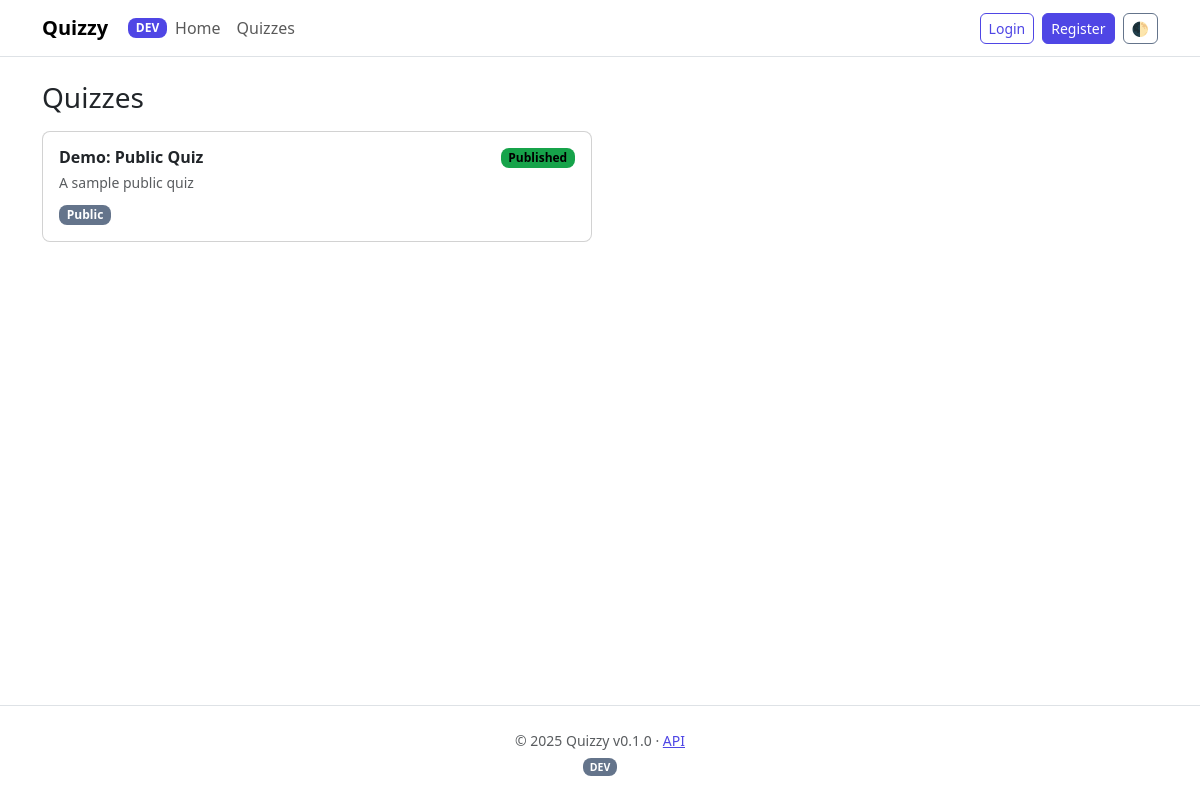
Screenshot of /quizzes/ with the database file from the repository.
### quizzes/models.py (models this page shows, shortened)
class Quiz(models.Model):
	PUBLIC = "public"
	PRIVATE = "private"
	VISIBILITY_CHOICES = [(PUBLIC, "Public"), (PRIVATE, "Private")]
	SCORING_BEST = "best"
	SCORING_FIRST = "first"
	SCORING_LAST = "last"
	SCORING_POLICY_CHOICES = [
		(SCORING_BEST, "Best"),
		(SCORING_FIRST, "First"),
		(SCORING_LAST, "Last"),
	]
	title = models.CharField(max_length=255)
	description = models.TextField(blank=True)
	creator = models.ForeignKey(User, on_delete=models.CASCADE, related_name="quizzes")
	created_at = models.DateTimeField(auto_now_add=True)
	is_published = models.BooleanField(default=False)
	visibility = models.CharField(max_length=10, choices=VISIBILITY_CHOICES, default=PUBLIC)
	allow_multiple_attempts = models.BooleanField(default=False)
	max_attempts = models.PositiveIntegerField(null=True, blank=True)
	scoring_policy = models.CharField(max_length=10, default="best", choices=SCORING_POLICY_CHOICES)

### quizzes/views.py (the view)
# urls.py: path("", QuizListView.as_view(), name="list"),
@method_decorator(cache_page(60), name="dispatch")
class QuizListView(ListView):
	model = Quiz
	template_name = "quizzes/quiz_list.html"
	context_object_name = "quizzes"
	def get_queryset(self):
		qs = Quiz.objects.filter(is_published=True)
		return qs.filter(visibility=Quiz.PUBLIC).order_by("-created_at")

### core/context_processors.py (called while the page is built, shortened)
def global_ui(request):
    user = getattr(request, "user", None)
    pending_invites = 0
    active_attempts = 0
    feature_flags = getattr(settings, "FEATURE_FLAGS", {})
    return {
        "SITE_NAME": getattr(settings, "SITE_NAME", "Quizzy"),
        "APP_VERSION": getattr(settings, "APP_VERSION", "dev"),
        "ENV_LABEL": getattr(settings, "ENV_LABEL", ""),
        "DEFAULT_THEME": getattr(settings, "DEFAULT_THEME", "light"),
        "ENABLE_REALTIME": feature_flags.get("realtime", True),
        "FEATURE_FLAGS": feature_flags,
        "PENDING_INVITES_COUNT": pending_invites,
        "ACTIVE_QUIZ_ATTEMPTS": active_attempts,
        "MAX_QUIZ_ATTEMPTS": getattr(settings, "MAX_QUIZ_ATTEMPTS", 3),
        "BUILD_TIMESTAMP": getattr(settings, "BUILD_TIMESTAMP", None) or timezone.now(),
    }

### quizzes/templates/quizzes/quiz_list.html (shortened to what this page needs)
{% extends 'base.html' %}
{% block content %}
<div class="d-flex justify-content-between align-items-center mb-3 flex-wrap gap-2">
  <h2 class="h3 mb-0">Quizzes</h2>
</div>
<div class="row g-3">
  {% for q in quizzes %}
    <div class="col-md-6">
      <a class="card h-100 text-decoration-none text-reset card-hover" href="{% url 'quizzes:detail' q.id %}">
        <div class="card-body">
          <div class="d-flex justify-content-between align-items-start mb-1">
            <h3 class="h6 fw-semibold mb-0">{{ q.title }}</h3>
            <span class="badge {{ q.is_published|yesno:'text-bg-success,text-bg-secondary' }}">{{ q.is_published|yesno:"Published,Draft" }}</span>
          </div>
          <p class="small text-body-secondary line-clamp-2 mb-2">{{ q.description }}</p>
          <span class="badge text-bg-secondary">{{ q.visibility|title }}</span>
        </div>
      </a>
    </div>
  {% empty %}
    <p class="text-body-secondary">No quizzes yet.</p>
  {% endfor %}
</div>
{% endblock %}

### templates/base.html (style rules this page uses)
body { font-family: ui-sans-serif, system-ui, -apple-system, Segoe UI, Roboto, Ubuntu, Cantarell, Noto Sans, Helvetica Neue, Arial, "Apple Color Emoji", "Segoe UI Emoji"; }

### rows the page displays
Quiz: title "Demo: Public Quiz", is_published "Published", description "A sample public quiz", visibility "Public"

### other values shown
{{ SITE_NAME }} "Quizzy"
{{ ENV_LABEL }} "DEV"
{{ APP_VERSION }} "0.1.0"
